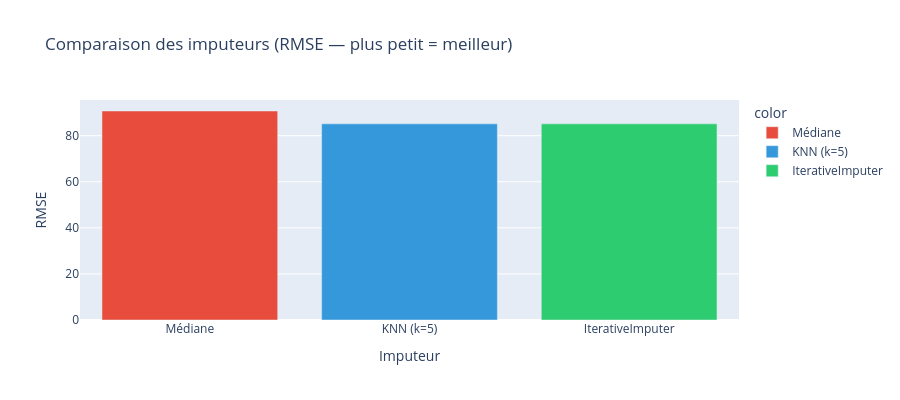

Notebook code for this chart:
### Code cell
fig_rmse = px.bar(
    x=list(rmse_dict.keys()),
    y=list(rmse_dict.values()),
    color=list(rmse_dict.keys()),
    title="Comparaison des imputeurs (RMSE — plus petit = meilleur)",
    labels={"x": "Imputeur", "y": "RMSE"},
    color_discrete_sequence=["#e74c3c", "#3498db", "#2ecc71"],
    height=400
)
fig_rmse.show()

### Figure 1 — Plotly figure (JSON) as saved in the notebook; plotly's stock layout.template omitted (floating-point values rounded to 4 significant figures)
{"data": [{"hovertemplate": "color=Médiane<br>Imputeur=%{x}<br>RMSE=%{y}<extra></extra>", "legendgroup": "Médiane", "marker": {"color": "#e74c3c", "pattern": {"shape": ""}}, "name": "Médiane", "orientation": "v", "showlegend": true, "textposition": "auto", "type": "bar", "x": ["Médiane"], "xaxis": "x", "y": [90.71], "yaxis": "y"}, {"hovertemplate": "color=KNN (k=5)<br>Imputeur=%{x}<br>RMSE=%{y}<extra></extra>", "legendgroup": "KNN (k=5)", "marker": {"color": "#3498db", "pattern": {"shape": ""}}, "name": "KNN (k=5)", "orientation": "v", "showlegend": true, "textposition": "auto", "type": "bar", "x": ["KNN (k=5)"], "xaxis": "x", "y": [85.14], "yaxis": "y"}, {"hovertemplate": "color=IterativeImputer<br>Imputeur=%{x}<br>RMSE=%{y}<extra></extra>", "legendgroup": "IterativeImputer", "marker": {"color": "#2ecc71", "pattern": {"shape": ""}}, "name": "IterativeImputer", "orientation": "v", "showlegend": true, "textposition": "auto", "type": "bar", "x": ["IterativeImputer"], "xaxis": "x", "y": [85.14], "yaxis": "y"}], "layout": {"barmode": "relative", "height": 400, "legend": {"title": {"text": "color"}, "tracegroupgap": 0}, "title": {"text": "Comparaison des imputeurs (RMSE — plus petit = meilleur)"}, "xaxis": {"anchor": "y", "domain": [0, 1], "title": {"text": "Imputeur"}}, "yaxis": {"anchor": "x", "domain": [0, 1], "title": {"text": "RMSE"}}}}
